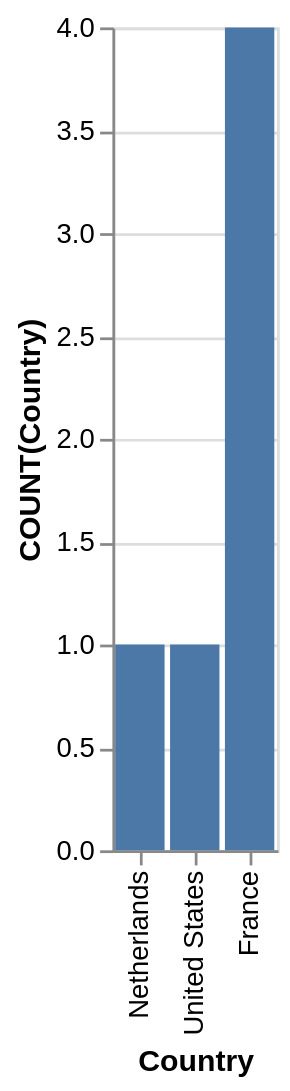

Describe this chart as a Vega-Lite specification.
### Vega-Lite specification from a JSON file in a GitHub repository (floating-point values rounded to 4 significant figures)
{"data": {"values": [{"x_data": "Netherlands", "y_data": 1}, {"x_data": "United States", "y_data": 1}, {"x_data": "France", "y_data": 4}]}, "mark": "bar", "encoding": {"x": {"field": "x_data", "type": "nominal", "title": "Country", "sort": {"op": "sum", "field": "y_data", "order": "ascending"}}, "y": {"field": "y_data", "type": "quantitative", "title": "COUNT(Country)"}}}
